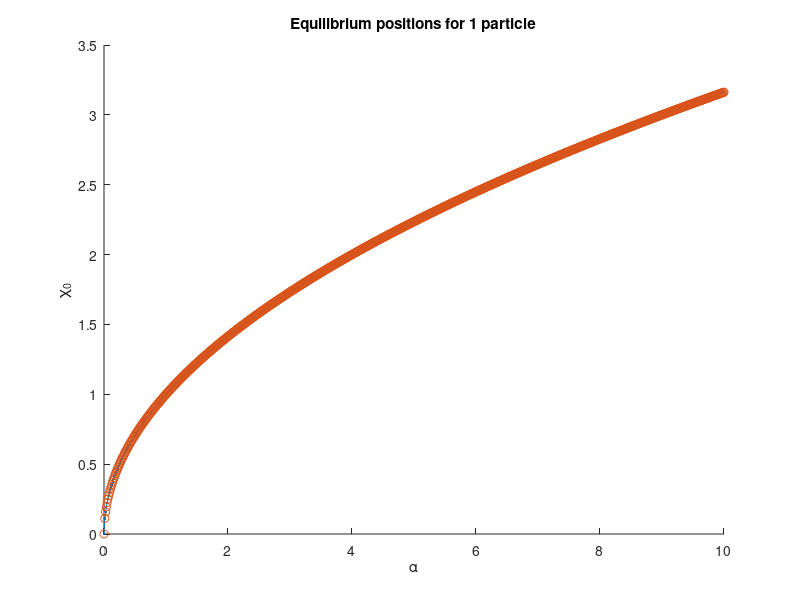
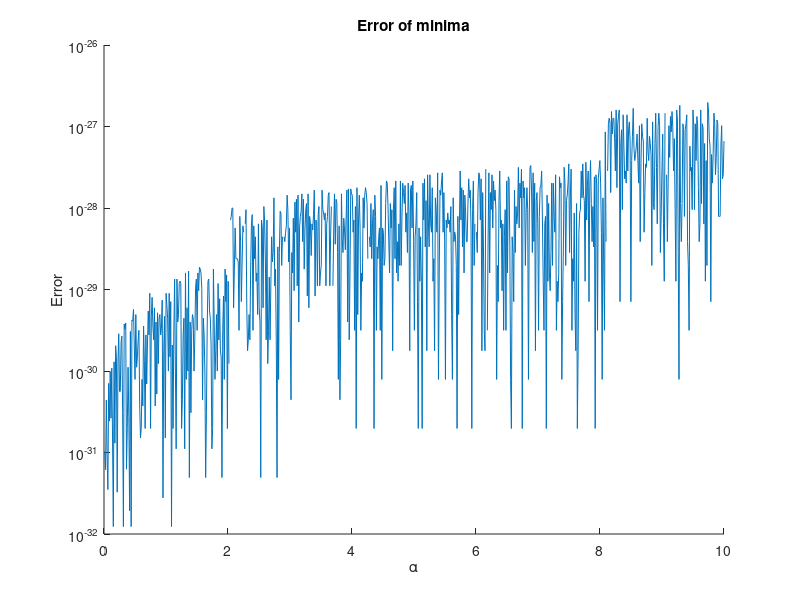
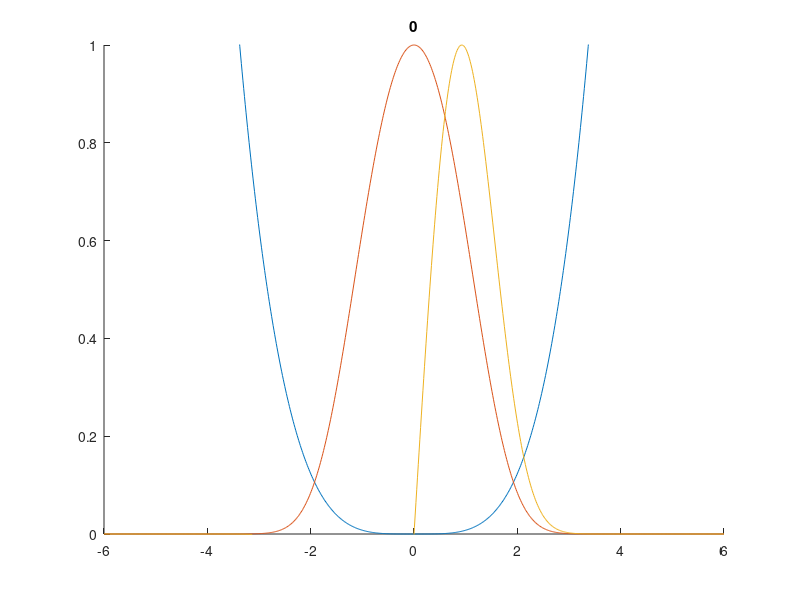

Write the MATLAB code that produced these figures, in order. (Note: this script raises an error after producing the figures.)
clc
clear all

disp('1 particle tunneling splitting calculation.')


%% 1 particle Equilibrium positions

Nx = 800;
alpha = linspace(0, 10, Nx);

Eq_Pos = [];

for i = 1:Nx
    a = alpha(i);
    Potential = @(x) 0.25 * (x^2 - a)^2;
    % options = optimset('Display','iter','PlotFcns',@optimplotfval, 'TolFun', 1e-8, 'TolX', 1e-8);
    options = optimset('TolFun', 1e-14, 'TolX', 1e-14, 'MaxFunEvals', 10^9, 'MaxIter', 10^9);
    x_start = 0;
    [x0, fval0] = fminsearch(Potential, x_start, options);
    Eq_Pos(i) = x0;
    Error(i)    = fval0;
end

disp('Done with 1 particle')

figure(1)
clf(figure(1))
hold on
title('Equilibrium positions for 1 particle')
xlabel('\alpha')
ylabel('\chi_0')
plot(alpha, Eq_Pos, '.-')
plot(alpha, sqrt(alpha), 'o')
hold off

figure(2)
clf(figure(2))
hold on
title('Error of minima')
xlabel('\alpha')
ylabel('Error')
plot(alpha, Error)
% plot(alpha, (Eq_pos - sqrt(alpha)))
set(gca, 'Yscale', 'log')
hold off

%% Creating the potnential
for alphaInd = 1 : length(alpha)
    a = alpha(alphaInd);

    S   = linspace(-6, 6, Nx);
    dx  = S(2) - S(1);
    V   = 0.25 * (S.^2 - a).^2;

%     figure(3)
%     clf(figure(3))
%     hold on
%     title('Potentail')
%     xlabel('x')
%     ylabel('V(x)')
%     plot(S, V/max(V))
%     hold off
    
    PotentialMtx = sparse(diag(V));
    for i = 2:Nx
        K = 1/(2 * dx^2);
        KineticMtx(i - 1, i) = -K;
        KineticMtx(i, i - 1) = -K;
    end
    Hamiltonian = PotentialMtx + sparse(KineticMtx);

    [Psi, E]    = eig(full(Hamiltonian));
    E           = diag(E);

    figure(4)
    clf(figure(4))
    hold on
    title(a)
%     xlim([S(1) S(end)])
    ylim([0 1])
    plot(S, 10*V/max(V))
    plot(S, Psi(:, 1)/max(Psi(:, 1)))
    plot(S, Psi(:, 2)/max(Psi(:, 2)))
    yline(0)
    
    Fr = getframe(gcf);
    [Im(:, :, 1, alphaInd), Map] = rgb2ind(Fr.cdata, 8);

    hold off

    Split(alphaInd, 1) = E(2) - E(1);
    Split(alphaInd, 2) = a;

end


%%
figure(5)
clf(figure(5))
hold on
plot(Split(2:end, 2), Split(2:end, 1))
xline([0 0.0725 0.6])
set(gca, 'Yscale', 'log')
hold off
data(:, 1) = alpha;
data(:, 2) = Split(:, 1);

name = ['EDSplitting_1_particle_Nx_' num2str(Nx)];
save(name, 'data');